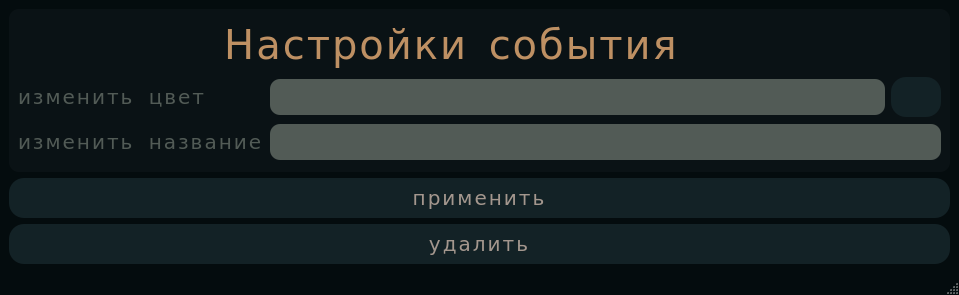
<?xml version="1.0" encoding="UTF-8"?>
<ui version="4.0">
 <class>MainWindow</class>
 <widget class="QMainWindow" name="MainWindow">
  <property name="geometry">
   <rect>
    <x>0</x>
    <y>0</y>
    <width>959</width>
    <height>295</height>
   </rect>
  </property>
  <property name="sizePolicy">
   <sizepolicy hsizetype="Preferred" vsizetype="Fixed">
    <horstretch>0</horstretch>
    <verstretch>0</verstretch>
   </sizepolicy>
  </property>
  <property name="windowTitle">
   <string>MainWindow</string>
  </property>
  <property name="styleSheet">
   <string notr="true">QMainWindow {
    background-color: #040c0e;
}

QFrame#frame {
	border-radius: 10px;
    background-color: #0a1215;
}

QLabel#title {
    font-family: Verdana, Geneva, sans-serif;
    font-size: 40px;
    letter-spacing: 2px;
    word-spacing: 6px;
    font-variant: small-caps;
    text-transform: lowercase;
	border-radius: 20px;
	color: #be9063;
}
QLabel#title:hover {
    color: #F3E0D2;
}

QPushButton#confirm_btn, QPushButton#color_btn, QPushButton#delete_now {
    font-family: Verdana, Geneva, sans-serif;
    font-size: 20px;
    letter-spacing: 2px;
    word-spacing: 6px;
    font-variant: small-caps;
    text-transform: lowercase;
    background-color: #132226;
    color: #a4978e;
    border-radius: 15px;
}
QPushButton#confirm_btn:hover, QPushButton#color_btn:hover, QPushButton#delete_now:hover {
    background-color: #525b56;
    color: #a4978e;
}
QPushButton#delete_now:hover {
	color: #a4978e;
	background-color: #602828;
}

QLabel#label, QLabel#label_2 {
	font-family: Verdana, Geneva, sans-serif;
	font-size: 20px;
	letter-spacing: 2px;
	word-spacing: 6px;
	color: #525b56;
	font-variant: small-caps;
	text-transform: lowercase;
}

QLineEdit {
    background-color: #525b56;
    color: #a4978e;
    border-radius: 10px;
    font-family: Verdana, Geneva, sans-serif;
    font-size: 20px;
    letter-spacing: 2px;
    word-spacing: 6px;
    opacity: 0.6;
    padding: 5px;
}
QLineEdit:hover {
    background-color: #828a86;
    color: #132226;
    opacity: 1;
}</string>
  </property>
  <widget class="QWidget" name="centralwidget">
   <layout class="QVBoxLayout" name="verticalLayout">
    <item>
     <widget class="QFrame" name="frame">
      <property name="frameShape">
       <enum>QFrame::StyledPanel</enum>
      </property>
      <property name="frameShadow">
       <enum>QFrame::Raised</enum>
      </property>
      <layout class="QGridLayout" name="gridLayout">
       <property name="topMargin">
        <number>11</number>
       </property>
       <property name="verticalSpacing">
        <number>7</number>
       </property>
       <item row="5" column="0">
        <widget class="QLabel" name="label">
         <property name="text">
          <string>изменить цвет</string>
         </property>
        </widget>
       </item>
       <item row="6" column="1" colspan="2">
        <widget class="QLineEdit" name="name_le">
         <property name="minimumSize">
          <size>
           <width>0</width>
           <height>30</height>
          </size>
         </property>
         <property name="text">
          <string/>
         </property>
        </widget>
       </item>
       <item row="5" column="1">
        <widget class="QLineEdit" name="color_le">
         <property name="minimumSize">
          <size>
           <width>0</width>
           <height>30</height>
          </size>
         </property>
         <property name="text">
          <string/>
         </property>
        </widget>
       </item>
       <item row="0" column="0" colspan="2">
        <widget class="QLabel" name="title">
         <property name="maximumSize">
          <size>
           <width>16777215</width>
           <height>50</height>
          </size>
         </property>
         <property name="text">
          <string>Настройки события</string>
         </property>
         <property name="alignment">
          <set>Qt::AlignCenter</set>
         </property>
        </widget>
       </item>
       <item row="5" column="2">
        <widget class="QPushButton" name="color_btn">
         <property name="minimumSize">
          <size>
           <width>50</width>
           <height>40</height>
          </size>
         </property>
         <property name="maximumSize">
          <size>
           <width>50</width>
           <height>50</height>
          </size>
         </property>
         <property name="cursor">
          <cursorShape>PointingHandCursor</cursorShape>
         </property>
         <property name="text">
          <string/>
         </property>
         <property name="icon">
          <iconset>
           <normaloff>../icons/color-palette.png</normaloff>../icons/color-palette.png</iconset>
         </property>
        </widget>
       </item>
       <item row="6" column="0">
        <widget class="QLabel" name="label_2">
         <property name="text">
          <string>изменить название</string>
         </property>
        </widget>
       </item>
      </layout>
     </widget>
    </item>
    <item>
     <widget class="QPushButton" name="confirm_btn">
      <property name="minimumSize">
       <size>
        <width>40</width>
        <height>40</height>
       </size>
      </property>
      <property name="cursor">
       <cursorShape>PointingHandCursor</cursorShape>
      </property>
      <property name="text">
       <string>применить</string>
      </property>
     </widget>
    </item>
    <item>
     <widget class="QPushButton" name="delete_now">
      <property name="minimumSize">
       <size>
        <width>0</width>
        <height>40</height>
       </size>
      </property>
      <property name="cursor">
       <cursorShape>PointingHandCursor</cursorShape>
      </property>
      <property name="text">
       <string>удалить</string>
      </property>
     </widget>
    </item>
   </layout>
  </widget>
  <widget class="QStatusBar" name="statusbar"/>
 </widget>
 <resources/>
 <connections/>
</ui>
